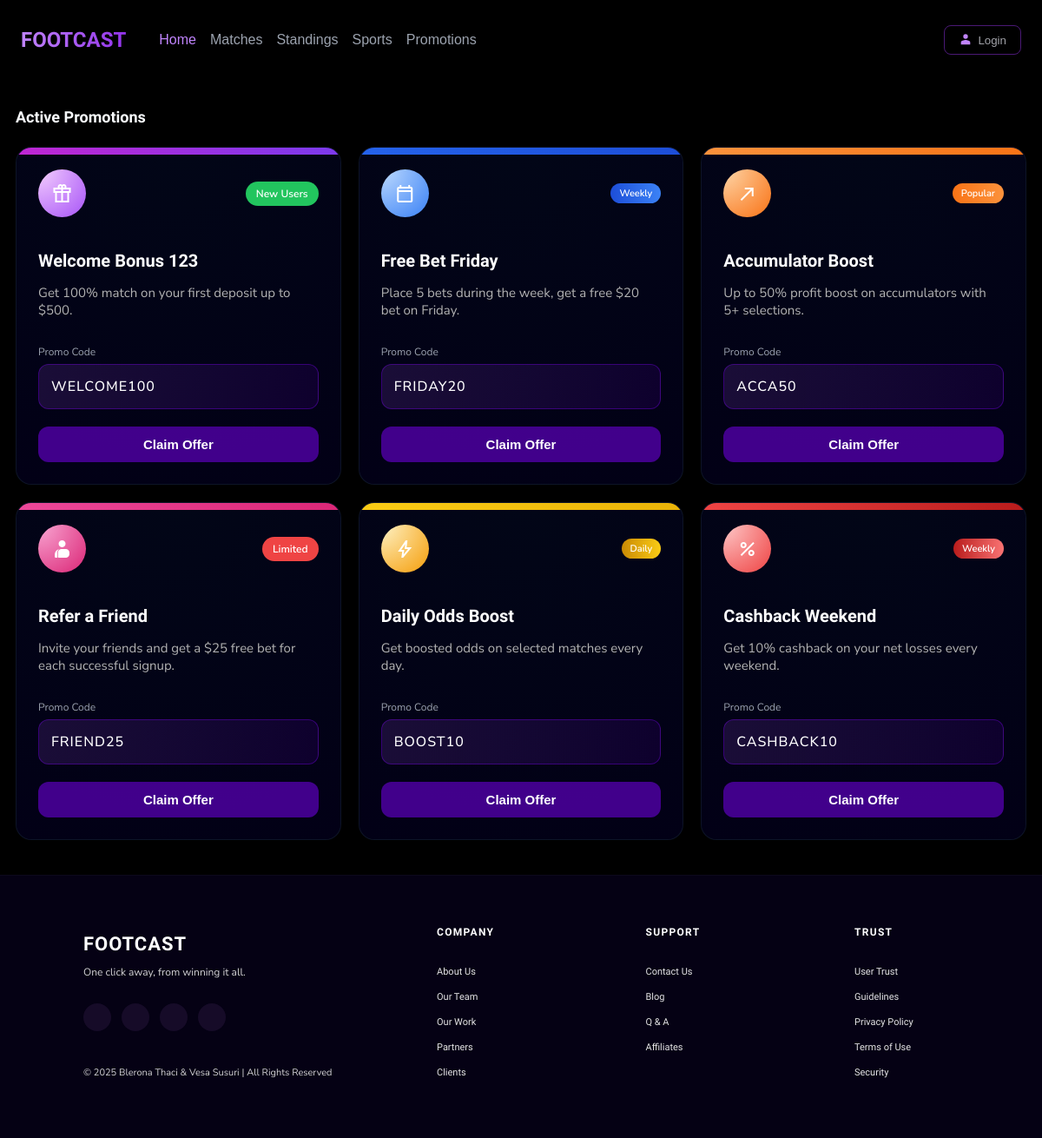
The app's page /promotions.php with its own data.
### tables this page shows
CREATE TABLE `promotions` (
  `id` int(11) NOT NULL,
  `title` varchar(120) NOT NULL,
  `description` text NOT NULL,
  `promo_code` varchar(50) DEFAULT NULL,
  `tag_label` varchar(60) DEFAULT NULL,
  `tag_style` varchar(40) DEFAULT NULL,
  `icon_name` varchar(80) DEFAULT NULL,
  `card_style` varchar(40) DEFAULT NULL,
  `is_active` tinyint(1) NOT NULL DEFAULT 1,
  `sort_order` int(11) NOT NULL DEFAULT 0,
  `start_date` datetime DEFAULT NULL,
  `end_date` datetime DEFAULT NULL,
  `created_at` timestamp NOT NULL DEFAULT current_timestamp(),
  `updated_at` timestamp NOT NULL DEFAULT current_timestamp() ON UPDATE current_timestamp()
);

### admin-dashboard/assets/includes/PromotionsRepository.php (called while the page is built, shortened)
<?php
final class PromotionsRepository{
    private mysqli $db;
    public function __construct(mysqli $db){
        $this->db = $db;
    }
    public function getAll(): array{
        $stmt = $this->db->prepare(
            'SELECT id, title, description, promo_code, tag_label, tag_style, icon_name, card_style, is_active, sort_order, start_date, end_date, updated_at
             FROM promotions
             ORDER BY sort_order ASC, updated_at DESC'
        );
        return $this->fetchAll($stmt);
    }
    private function fetchAll(?mysqli_stmt $stmt): array {
        $stmt->execute();
        $result = $stmt->get_result();
        $rows = [];
        if ($result) {
            while ($row = $result->fetch_assoc()) {
                $rows[] = $row;
            }
        }
        return $rows;
    }
}

### promotions.php (the view, shortened to what this page needs)
<?php
require_once __DIR__ . '/admin-dashboard/assets/includes/PromotionsRepository.php';
$db = footcast_db();
$promotionsRepository = new PromotionsRepository($db);
$allPromotions = $promotionsRepository->getAll();
$activePromotions = [];
foreach ($allPromotions as $promo) {
    $activePromotions[] = $promo;
}
?>
<!DOCTYPE html>
<html lang="en">
<head>
  <link rel="stylesheet" href="./assets/css/promotions.css" />
  <link rel="stylesheet" href="./assets/css/matches.css">
</head>
<body>
<?php include('./assets/php/header.php'); ?>
  <main>
    <h3 class="page-title">Active Promotions</h3>
    <section class="promotions-grid">
      <?php if (empty($activePromotions)): ?>
        <div class="promo-card">
          <div class="promo-card-inner">
            <div class="promo-body">
              <p class="promo-text">No active promotions right now.</p>
            </div>
          </div>
        </div>
      <?php else: ?>
        <?php foreach ($activePromotions as $promo): ?>
          <?php
            $cardStyle = trim((string) ($promo['card_style'] ?? ''));
            $tagStyle = trim((string) ($promo['tag_style'] ?? ''));
            $iconName = trim((string) ($promo['icon_name'] ?? 'local_offer'));
            $tagLabel = trim((string) ($promo['tag_label'] ?? ''));
            $promoCode = trim((string) ($promo['promo_code'] ?? ''));
            $iconClass = '';
            if (strpos($cardStyle, 'card-') === 0) {
                $iconClass = substr($cardStyle, 5);
            }
          ?>
          <div class="promo-card <?php echo htmlspecialchars($cardStyle, ENT_QUOTES, 'UTF-8'); ?>">
            <div class="promo-card-inner">
              <div class="promo-header">
                <div class="promo-icon <?php echo htmlspecialchars($iconClass, ENT_QUOTES, 'UTF-8'); ?>">
                  <span class="material-symbols-outlined"><?php echo htmlspecialchars($iconName, ENT_QUOTES, 'UTF-8'); ?></span>
                </div>
                <?php if ($tagLabel !== ''): ?>
                  <?php
                    $tagClass = 'promo-main-tag';
                    if ($tagStyle !== '') {
                        if (strpos($tagStyle, 'pill-') === 0) {
                            $tagClass = 'small-pill ' . $tagStyle;
                        } else {
                            $tagClass = 'promo-main-tag ' . $tagStyle;
                        }
                    }
                  ?>
                  <div class="promo-top-right">
                    <span class="<?php echo htmlspecialchars($tagClass, ENT_QUOTES, 'UTF-8'); ?>">
                      <?php echo htmlspecialchars($tagLabel, ENT_QUOTES, 'UTF-8'); ?>
                    </span>
                  </div>
                <?php endif; ?>
              </div>
              <div class="promo-body">
                <div>
                  <h3 class="promo-title"><?php echo htmlspecialchars($promo['title'] ?? '', ENT_QUOTES, 'UTF-8'); ?></h3>
                  <p class="promo-text"><?php echo htmlspecialchars($promo['description'] ?? '', ENT_QUOTES, 'UTF-8'); ?></p>
                </div>
                <?php if ($promoCode !== ''): ?>
                  <div>
                    <p class="promo-label">Promo Code</p>
                    <div class="promo-code-box">
                      <span class="promo-code"><?php echo htmlspecialchars($promoCode, ENT_QUOTES, 'UTF-8'); ?></span>
                    </div>
                  </div>
                <?php endif; ?>
                <div class="promo-footer">
                  <button class="btn-claim" data-code="<?php echo htmlspecialchars($promoCode, ENT_QUOTES, 'UTF-8'); ?>">Claim Offer</button>
                </div>
              </div>
            </div>
          </div>
        <?php endforeach; ?>
      <?php endif; ?>
    </section>
  </main>
  <?php include('./assets/php/footer.php'); ?>
</body>
</html>

### assets/css/promotions.css (style rules this page uses)
* { box-sizing: border-box; }
body { margin: 0; font-family: "Krona One", sans-serif; background: #000; color: #fff; padding-top: 80px; overflow-x: hidden; -webkit-font-smoothing: antialiased; -moz-osx-font-smoothing: grayscale; }
p,span { font-family: "Nunito Sans", sans-serif; }
h1, h2, h3, h4, h5, h6 { font-family: "Krona One", sans-serif; }
main { max-width: 1200px; margin: 0 auto; padding: 26px 18px 40px; }
.page-title { font-size: 18px; margin-bottom: 24px; color: #f8fafc; text-shadow: 0 2px 10px rgba(0, 0, 0, 0.45); }
.promotions-grid { display: grid; grid-template-columns: repeat(auto-fit, minmax(280px, 1fr)); gap: 20px; }
.promo-card { position: relative; border-radius: 18px; overflow: hidden; background: radial-gradient(circle at top, #020617, #020016); border: 1px solid rgba(15, 23, 42, 0.9); display: flex; flex-direction: column; }
.promo-card-inner { background: radial-gradient(circle at top, #020617, #020016); padding: 25px; border-radius: 18px; height: 100%; flex: 1; display: flex; flex-direction: column; }
.promo-card::before { content: ""; position: absolute; top: 0; left: 0; right: 0; height: 8px; border-radius: 18px 18px 0 0; background: linear-gradient(to right, #4b5563, #020617); }
.promo-card.card-purple::before { background: linear-gradient(to right, #c026d3, #7c3aed); }
.promo-card.card-blue::before { background: linear-gradient(to right, #2563eb, #1d4ed8); }
.promo-card.card-orange::before { background: linear-gradient(to right, #fb923c, #f97316); }
.promo-card.card-pink::before { background: linear-gradient(to right, #ec4899, #db2777); }
.promo-card.card-yellow::before { background: linear-gradient(to right, #facc15, #eab308); }
.promo-card.card-red::before { background: linear-gradient(to right, #ef4444, #b91c1c); }
.promo-header { display: flex; justify-content: space-between; align-items: center; margin-bottom: 18px; }
.promo-body { flex: 1; display: flex; flex-direction: column; justify-content: space-between; }
.promo-icon { width: 55px; height: 55px; border-radius: 999px; display: flex; justify-content: center; align-items: center; font-size: 26px; background: radial-gradient(circle at top left, #f5d0fe, #a855f7); color: white; }
.promo-icon.purple { background: radial-gradient(circle at top left, #f5d0fe, #a855f7); }
.promo-icon.blue { background: radial-gradient(circle at top left, #bfdbfe, #3b82f6); }
.promo-icon.orange { background: radial-gradient(circle at top left, #fed7aa, #f97316); }
.promo-icon.pink { background: radial-gradient(circle at top left, #f9a8d4, #db2777); }
.promo-icon.yellow { background: radial-gradient(circle at top left, #fef3c7, #f59e0b); }
.promo-icon.red { background: radial-gradient(circle at top left, #fecaca, #ef4444); }
.promo-main-tag { padding: 6px 12px; border-radius: 999px; font-size: 12px; font-weight: 600; color: white; background: #22c55e; }
.promo-top-right { display: flex; align-items: center; gap: 8px; }
.tag-green { background: #22c55e; }
.tag-red { background: #ef4444; }
.small-pill { padding: 4px 10px; border-radius: 999px; font-size: 11px; font-weight: 600; color: #ffffff; }
.pill-weekly { background: linear-gradient(to right, #1d4ed8, #3b82f6); }
.pill-popular { background: linear-gradient(to right, #f97316, #fb923c); }
.pill-daily { background: linear-gradient(to right, #ca8a04, #facc15); }
.pill-weekly-red { background: linear-gradient(to right, #b91c1c, #f97373); }
.promo-title { font-size: 20px; margin-bottom: 6px; font-weight: 600; }
.promo-text { font-size: 15px; color: #b3b3b3; margin-bottom: 18px; }
.promo-label { font-size: 12px; color: #9ca3af; margin-bottom: 6px; }
.promo-code-box { background: linear-gradient(to right, rgba(168, 85, 247, 0.15), rgba(128, 0, 255, 0.10)); border: 1px solid rgba(128, 0, 255, 0.35); padding: 14px; border-radius: 12px; margin-bottom: 20px; }
.promo-code { font-size: 16px; color: white; font-weight: 500; letter-spacing: 1px; }
.btn-claim { width: 100%; padding: 12px; background: rgba(128, 0, 255, 0.5); border: none; border-radius: 12px; color: white; font-size: 15px; cursor: pointer; font-weight: 600; transition: 0.2s ease; }

### assets/css/matches.css (style rules this page uses)
* { box-sizing: border-box; }
body { margin: 0; font-family: "Krona One", sans-serif; background: #000; color: #fff; padding-top: 80px; overflow-x: hidden; -webkit-font-smoothing: antialiased; -moz-osx-font-smoothing: grayscale; }
h1, h2, h3, h4, h5, h6 { font-family: "Krona One", sans-serif; }

### records on screen
promotions: tag_label "New Users", title "Welcome Bonus 123", description "Get 100% match on your first deposit up to $500.", promo_code "WELCOME100"
promotions: tag_label "Weekly", title "Free Bet Friday", description "Place 5 bets during the week, get a free $20 bet on Friday.", promo_code "FRIDAY20"
promotions: tag_label "Popular", title "Accumulator Boost", description "Up to 50% profit boost on accumulators with 5+ selections.", promo_code "ACCA50"
promotions: tag_label "Limited", title "Refer a Friend", description "Invite your friends and get a $25 free bet for each successful signup.", promo_code "FRIEND25"
promotions: tag_label "Daily", title "Daily Odds Boost", description "Get boosted odds on selected matches every day.", promo_code "BOOST10"
promotions: tag_label "Weekly", title "Cashback Weekend", description "Get 10% cashback on your net losses every weekend.", promo_code "CASHBACK10"
